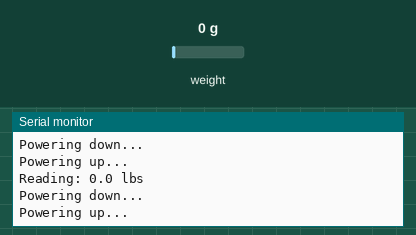
Simulated run of this sketch. Board: Arduino Uno, built with avr-gcc and run on an emulated ATmega328P. Shown: the last lines printed to the serial monitor. The inputs (shaded band) are chosen by the test bench; at power-on: weight on the scale 0 g.

Above: at 2.0 s.
2.1 s: weight on the scale set to 100 g
At 2.61 s:
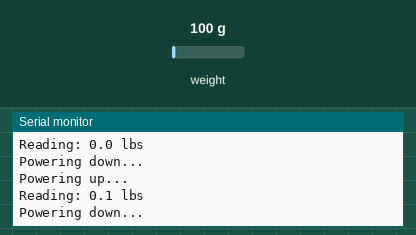
3.6 s: weight on the scale set to 1250 g
At 4.51 s:
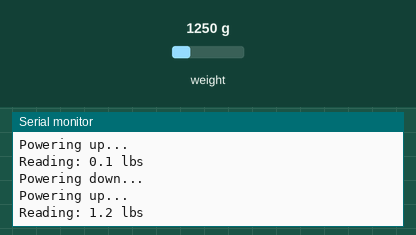
Timing chart, 0 to 6.6 s (numbered marks = the images above; inputs shaded):
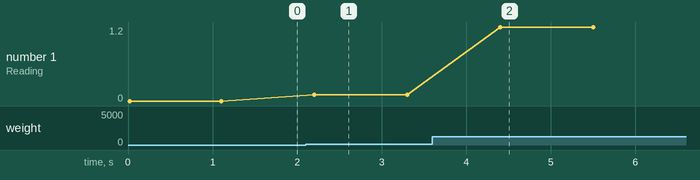

Measured:
- after the input at 2.1 s, the serial monitor: prints a new line after 0.10 s (image 1)
- after the input at 3.6 s, the serial monitor: prints a new line after 0.80 s (image 2)
- plotted number 1: 0 → 0.1 after the input at 2.1 s, 0.1 → 1.2 after the input at 3.6 s

The sketch:

SparkFun_HX711_PowerTest.ino
```cpp
// (licence header left out)
#include "HX711.h"

#define calibration_factor 7050.0 //This value is obtained using the SparkFun_HX711_Calibration sketch
#define zero_factor 8421804 //This large value is obtained using the SparkFun_HX711_Calibration sketch

#define DOUT  30
#define CLK  31

HX711 scale(DOUT, CLK);

void setup() {
  Serial.begin(9600);
  Serial.println("HX711 power test");

  scale.set_scale(calibration_factor); //This value is obtained by using the SparkFun_HX711_Calibration sketch
  scale.set_offset(zero_factor); //Zero out the scale using a previously known zero_factor

}

void loop() {
  Serial.print("Reading: ");
  Serial.print(scale.get_units(), 1); //scale.get_units() returns a float
  Serial.print(" lbs"); //You can change to kg but you'll need to change the calibration_factor
  Serial.println();

  Serial.println("Powering down...");
  scale.power_down(); //Put the HX711 in sleep mode
  delay(500);
  Serial.println("Powering up...");
  scale.power_up();
  delay(500);
}
```
